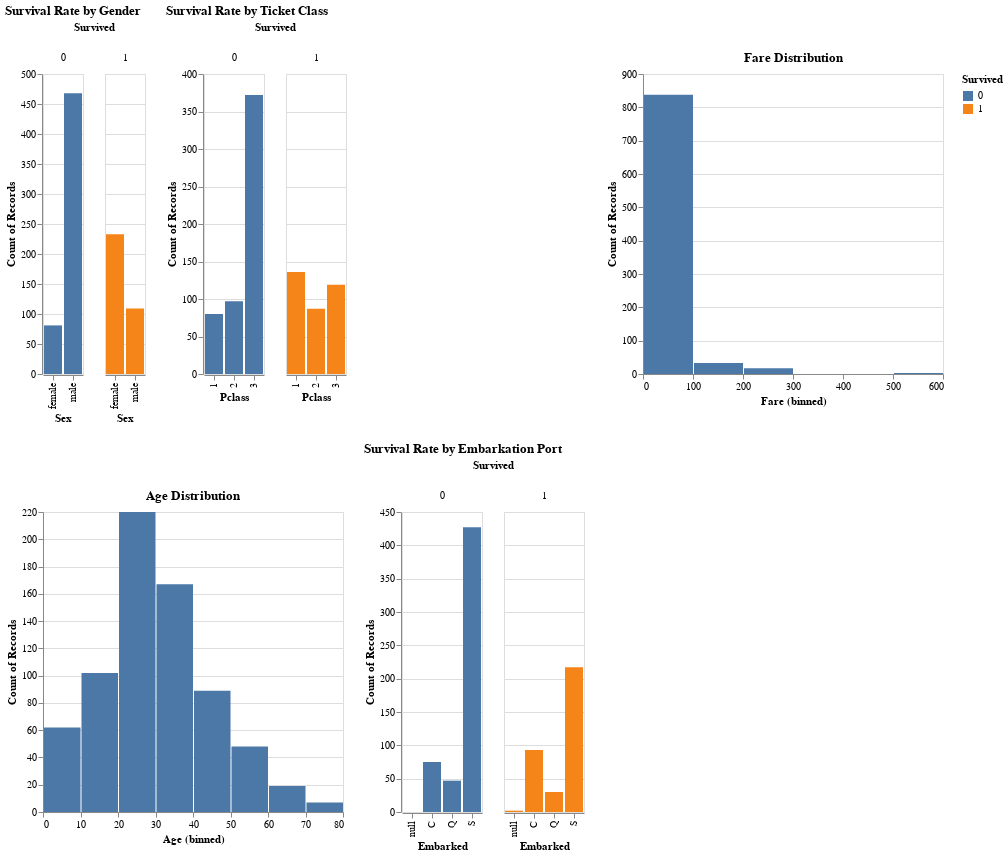

The notebook cell this image was saved under:
### Code cell
# Example 1: Survival rate by gender
survival_by_gender = alt.Chart(titanic_data).mark_bar().encode(
    x='Sex',
    y='count()',
    color='Survived:N',
    column='Survived:N'
).properties(
    title='Survival Rate by Gender'
)

# Example 2: Survival rate by ticket class
survival_by_class = alt.Chart(titanic_data).mark_bar().encode(
    x='Pclass:O',
    y='count()',
    color='Survived:N',
    column='Survived:N'
).properties(
    title='Survival Rate by Ticket Class'
)

# Example 3: Age distribution
age_distribution = alt.Chart(titanic_data).mark_bar().encode(
    alt.X('Age:Q', bin=True),
    y='count()',
).properties(
    title='Age Distribution'
)

# Example 4: Survival rate by embarkation port
survival_by_embarkation = alt.Chart(titanic_data).mark_bar().encode(
    x='Embarked',
    y='count()',
    color='Survived:N',
    column='Survived:N'
).properties(
    title='Survival Rate by Embarkation Port'
)

# Example 5: Fare distribution
fare_distribution = alt.Chart(titanic_data).mark_bar().encode(
    alt.X('Fare:Q', bin=True),
    y='count()',
).properties(
    title='Fare Distribution'
)

# Display the visualizations
((survival_by_gender | survival_by_class) & (age_distribution | survival_by_embarkation) | fare_distribution).resolve_scale(y='independent')

# Step 3: Evaluate Insight Depth, Accuracy, and Use Cases
# Similar to before, engage stakeholders for interpretation and discuss potential use cases.

# Step 4: Document findings
# Record the insights gained, accuracy of interpretations, and potential use cases for the visualizations.

### Figure 1 — Vega-Lite specification as saved in the notebook (floating-point values rounded to 4 significant figures; data arrays with more than 128 entries replaced by an {"elided": "..."} marker saying what was removed)
{"config": {"view": {"continuousWidth": 300, "continuousHeight": 300}}, "hconcat": [{"vconcat": [{"hconcat": [{"mark": {"type": "bar"}, "encoding": {"color": {"field": "Survived", "type": "nominal"}, "column": {"field": "Survived", "type": "nominal"}, "x": {"field": "Sex", "type": "nominal"}, "y": {"aggregate": "count", "type": "quantitative"}}, "title": "Survival Rate by Gender"}, {"mark": {"type": "bar"}, "encoding": {"color": {"field": "Survived", "type": "nominal"}, "column": {"field": "Survived", "type": "nominal"}, "x": {"field": "Pclass", "type": "ordinal"}, "y": {"aggregate": "count", "type": "quantitative"}}, "title": "Survival Rate by Ticket Class"}]}, {"hconcat": [{"mark": {"type": "bar"}, "encoding": {"x": {"bin": true, "field": "Age", "type": "quantitative"}, "y": {"aggregate": "count", "type": "quantitative"}}, "title": "Age Distribution"}, {"mark": {"type": "bar"}, "encoding": {"color": {"field": "Survived", "type": "nominal"}, "column": {"field": "Survived", "type": "nominal"}, "x": {"field": "Embarked", "type": "nominal"}, "y": {"aggregate": "count", "type": "quantitative"}}, "title": "Survival Rate by Embarkation Port"}]}]}, {"mark": {"type": "bar"}, "encoding": {"x": {"bin": true, "field": "Fare", "type": "quantitative"}, "y": {"aggregate": "count", "type": "quantitative"}}, "title": "Fare Distribution"}], "data": {"name": "data-93290830beea3a875eeab316df346c54"}, "resolve": {"scale": {"y": "independent"}}, "$schema": "https://vega.github.io/schema/vega-lite/v5.16.3.json", "datasets": {"data-93290830beea3a875eeab316df346c54": {"elided": "891 records"}}}
